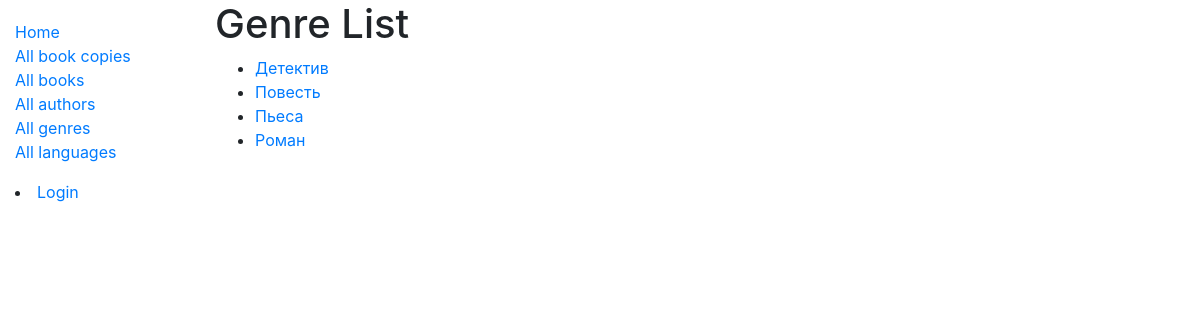
The app's page /catalog/genres/, older data.
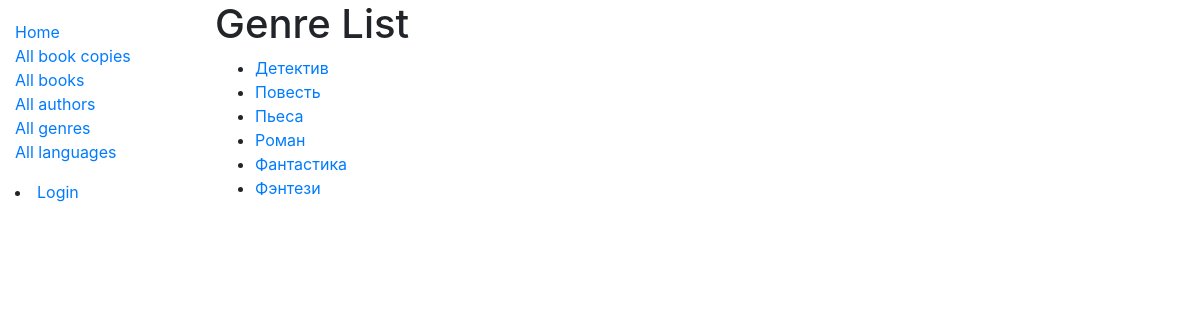
The same page, newer data.
### catalog/models.py (models this page shows)
class Genre(models.Model):
    name = models.CharField('Наименование', max_length=200, unique=True, help_text='Жанр книги. Например, Фантастика, Детектив, Поэзия и т.п.')
    class Meta:
        ordering = ['name']
    def __str__(self):
        return self.name
    def get_absolute_url(self):
        return reverse('genre-detail', args=[str(self.id)])

### catalog/views.py (the view)
# urls.py: path('genres/', views.GenreListView.as_view(), name='genres'),
class GenreListView(generic.ListView):
    model = Genre
    paginate_by = 10

### catalog/templates/catalog/genre_list.html
{% extends "base_generic.html" %}
{% block content %}
<h1>Genre List</h1>
{% if genre_list %}
  <ul>
  {% for genre in genre_list %}
    <li>
      <a href="{{ genre.get_absolute_url }}">
      {{ genre }}
      </a>
    </li>
  {% endfor %}
 </ul>
{% else %}
  <p>There are no genres available.</p>
{% endif %}
{% endblock %}

### catalog/templates/base_generic.html (shortened to what this page needs)
<!DOCTYPE html>
<html lang="ru">
<head>
  <link rel="stylesheet" href="https://stackpath.bootstrapcdn.com/bootstrap/4.1.3/css/bootstrap.min.css">
  {% load static %}
  <link rel="stylesheet" href="{% static 'css/styles.css' %}">
</head>
<body>
<div class="container-fluid">
<div class="row">
  <div class="col-sm-2">
  {% block sidebar %}
  <ul class="sidebar-nav">
   <li><a href="{% url 'index' %}">Home</a></li>
    <li><a href="{% url 'bookinstances' %}">All book copies</a></li>
    <li><a href="{% url 'books' %}">All books</a></li>
    <li><a href="{% url 'authors' %}">All authors</a></li>
    <li><a href="{% url 'genres' %}">All genres</a></li>
    <li><a href="{% url 'languages' %}">All languages</a></li>
  </ul
  <ul class="sidebar-nav">
   {% if user.is_authenticated %}
     <li>User: {{ user.get_username }}</li>
     <li><a href="{% url 'my-borrowed' %}">My borrowed</a></li>
     <li>
       <form id="logout-form" method="post" action="{% url 'logout' %}">
         {% csrf_token %}
         <button type="submit" class="btn btn-link">Logout</button>
       </form>
    </li>
   {% else %}
     <li><a href="{% url 'login'%}?next={{request.path}}">Login</a></li>
   {% endif %}
{% endblock %}
  </div>
  <div class="col-sm-10 ">
  {% block content %}{% endblock %}
  </div>
</div>
</div>
</body>
</html>

### catalog/static/css/styles.css (style rules this page uses)
.sidebar-nav { margin-top: 20px; padding: 0; list-style: none; }

Row changes from the older to the newer data that the page shows:
added Genre: name "Фантастика"
added Genre: name "Фэнтези"
